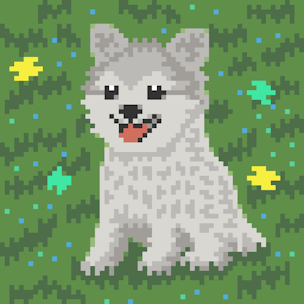
#> input picture images/pup.png, 304 x 304 px
$ python -i 6p2_magic_wand.py   (imports and definitions only)   (older library calls are emulated)
#> lines starting #> are read from the running program, lines starting #| are printed output that depends on the picture
import tkinter as tk
import numpy as np
from scipy.spatial.distance import cdist
from PIL import Image, ImageTk, ImageDraw
import matplotlib

from scipy import stats
from scipy.ndimage import label, sum as ndi_sum

# [1 line not run here, left out]
from matplotlib.backends.backend_tkagg import FigureCanvasTkAgg
from matplotlib.figure import Figure

from mrf_cut import segment_image


# [12 lines left out: function create_distance_array, not called in this run]


class ImageDrawApp:
    def __init__(
        self,
        image_path,
        primary_color="red",
        secondary_color="green",
        max_size=(200, 200),
    ):
#> called with image_path = 'images/pup.png', primary_color = 'red', secondary_color = 'green', max_size = (200, 200)
        self.original_image = Image.open(image_path)
#> self.original_image is the input picture: PIL image 304x304 RGB; mean R, G, B 125.3, 154.7, 112.2
        self.image = self.resize_image(self.original_image, max_size)
#> in resize_image, `resized_image = image.resize(new_size, Image.ANTIALIAS)`:
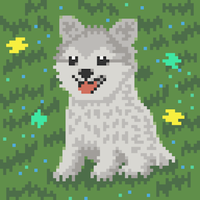
#> resized_image: PIL image 200x200 RGB; mean R, G, B 125.3, 154.7, 112.3
        self.image = self.image.convert("L").convert("RGBA")
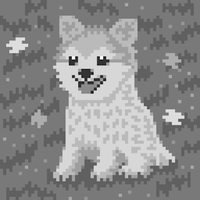
#> self.image: PIL image 200x200 RGBA; mean R, G, B, A 141.1, 141.1, 141.1, 255
        self.image_shape = self.image.size[::-1]
#> self.image_shape = (200, 200)
        self.current_color = primary_color
        self.primary_color = primary_color
        self.mesh_color = (0, 0, 255, 120)

        self.secondary_color = secondary_color
        self.overlay = Image.new("RGBA", self.image.size)
#> self.overlay: PIL image 200x200 RGBA; every value is 0
        self.colors = [primary_color, secondary_color]
        self.draw_mode = 0

        self.draw_history = []

        self.root = tk.Tk()
        self.root.title("Draw on Image App")

        self.tk_image = ImageTk.PhotoImage(self.image)

        self.canvas = tk.Canvas(
            self.root, width=self.tk_image.width(), height=self.tk_image.height()
        )
        self.canvas.pack(side="left", fill="both", expand="yes")

        self.canvas.create_image(0, 0, anchor="nw", image=self.tk_image)

        self.draw = ImageDraw.Draw(self.image)

        self.draw_distance = np.ones(self.image_shape, int)
        self.mask = np.zeros(self.image_shape, int)
        self.set_overlay_mask(self.mask)
#| (200, 200)
#| (200, 200, 4)
#> in set_overlay_mask, `overlay_array[self.mask, 3] = 120`: overlay_array: shape (200, 200, 4); mean R, G, B, A 0, 0, 255, 0
#> self.mask: shape (200, 200) int64; every value is 0

        self.canvas.bind("<B1-Motion>", self.paint)
        self.canvas.bind("<ButtonRelease-1>", lambda *args: self.update_canvas())

        self.figure = Figure(figsize=(5, 4), dpi=100)
        self.subplot = self.figure.add_subplot(111)

        self.plot_canvas = FigureCanvasTkAgg(self.figure, self.root)
        self.plot_widget = self.plot_canvas.get_tk_widget()
        self.plot_widget.pack(side="right", fill="both", expand=True)
        self.initialize_plot()

        self.color_button = tk.Button(
            self.root, text="Change Color", command=self.toggle_color
        )
        self.color_button.pack()

        self.plot_button = tk.Button(
            self.root, text="Update Plot", command=self.update_plot
        )
        self.plot_button.pack()

        self.root.mainloop()

    # [14 lines left out: function paint, not called in this run]
        # [8 lines of commented-out code are left out]

    def toggle_color(self):
        self.draw_mode = (self.draw_mode + 1) % 2
        self.current_color = self.colors[self.draw_mode]

    def update_plot1(self, *args):
        grayscale_image = np.array(self.image.convert("L"))
        foreground_intensities = grayscale_image[self.mask == 1]
        background_intensities = grayscale_image[self.mask == 0]
        foreground_kde = stats.gaussian_kde(foreground_intensities)
        background_kde = stats.gaussian_kde(background_intensities)

        histogram = np.histogram(grayscale_image, bins=256, range=(0, 256))[0]
        histogram = histogram.astype(float) / histogram.sum()
        self.subplot.clear()
        self.subplot.plot(histogram)
        if np.any(self.mask == 1):
            histogram_white = np.histogram(
                grayscale_image[self.mask == 1], bins=256, range=(0, 256)
            )[0]
            histogram_white = histogram_white.astype(float) / histogram_white.sum()
            self.subplot.plot(histogram_white)

            histogram_black = np.histogram(
                grayscale_image[self.mask == 0], bins=256, range=(0, 256)
            )[0]
            histogram_black = histogram_black.astype(float) / histogram_black.sum()
            self.subplot.plot(histogram_black)
        self.subplot.set_title("Intensity distributions")
        self.plot_canvas.draw()

    # [47 lines left out: function update_plot, not called in this run]

    def initialize_plot(self):
        grayscale_image = self.image.convert("L")
        histogram = np.histogram(grayscale_image, bins=256, range=(0, 256))[0]
#> histogram = 256 values, max 12256 at index 121, min 0 at index 0, mean 156.2
        histogram = histogram.astype(float) / histogram.sum()
#> histogram = 256 values, max 0.306 at index 121, min 0 at index 0, mean 0.00391
        self.subplot.clear()
        self.subplot.plot(histogram)
        self.subplot.set_title("Intensity distributions")
        self.plot_canvas.draw()

    # [7 lines left out: function plot_histogram, not called in this run]

    def resize_image(self, image, max_size):
        ratio = min(max_size[0] / image.width, max_size[1] / image.height)
        new_size = (int(image.width * ratio), int(image.height * ratio))
        resized_image = image.resize(new_size, Image.ANTIALIAS)
        return resized_image

    def set_overlay_mask(self, mask):
        self.mask = mask
        overlay_image = Image.new("RGBA", self.image.size, (0, 0, 0, 0))
        overlay_array = np.array(overlay_image)

        print(self.mask.shape)
        print(overlay_array.shape)
        overlay_array[:, :, :3] = np.array([0, 0, 255])[None, None, :]
        overlay_array[self.mask, 3] = 120  # alpha channel

        self.overlay = Image.fromarray(overlay_array, "RGBA")
        self.update_canvas()

    # [7 lines left out: function test_overlay, not called in this run]

    def update_canvas(self):
        combined = Image.alpha_composite(self.image.convert("RGBA"), self.overlay)
        self.tk_image = ImageTk.PhotoImage(image=combined)
        self.canvas.create_image(0, 0, anchor="nw", image=self.tk_image)


# [2 lines not run here, left out]

>>> result = ImageDrawApp('images/pup.png').update_plot1()
#> in update_plot1, `foreground_intensities = grayscale_image[self.mask == 1]`: foreground_intensities = empty array
#> (the run stopped early here; a loop or call above may not have finished)
